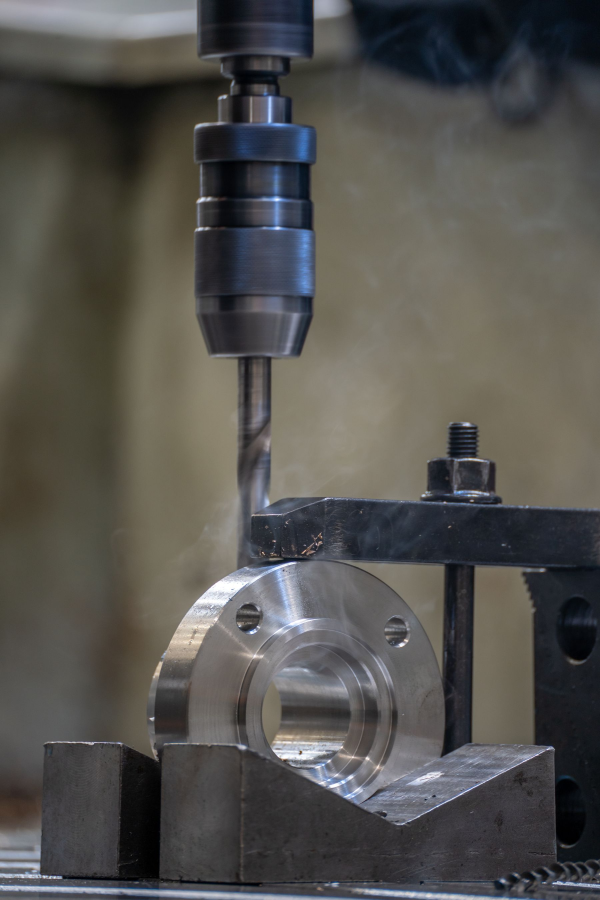
#> input picture outputs/cnc-sources/28752149.jpg, 1800 x 2700 px (shown at 1/3 size); its folder holds 4 pictures in this run
$ python optimize-page-images.py
#> lines starting #> are read from the running program, lines starting #| are printed output that depends on the picture
"""Build responsive WebP assets from the selected Pexels downloads (Pillow)."""
from pathlib import Path
from PIL import Image, ImageOps
import json

ROOT = Path(__file__).resolve().parent.parent
PHOTOS = [
    ('services-milling', '28752149', 'Connor Lucock', 'industrial-drilling-process-in-a-workshop'),
    ('services-prototype', '28929513', 'Connor Lucock', 'industrial-lathe-machine-in-action'),
    ('services-production', '28752153', 'Connor Lucock', 'close-up-of-precision-machined-metal-parts'),
    ('capabilities-tooling', '50691', 'Pixabay', 'brass-and-stainless-steel-metal-tool'),
    ('about-cnc', '10406128', 'Daniel Smyth', 'close-up-photo-of-metal-tool'),
]
target = ROOT / 'assets/images/page_images'
target.mkdir(parents=True, exist_ok=True)
report = []
for name, photo_id, author, slug in PHOTOS:
    source = ROOT / f'outputs/cnc-sources/{photo_id}.jpg'
    with Image.open(source) as original:
#> original is the input picture: PIL image 1800x2700 RGB; mean R, G, B 83.8, 82.3, 78.8
        photo = ImageOps.exif_transpose(original).convert('RGB')
        variants = []
        for width in (480, 960, 1600):
            # Deliberate landscape crop shared by responsive candidates.
            resized = ImageOps.fit(photo, (width, width * 3 // 4), method=Image.Resampling.LANCZOS)
            output = target / f'{name}-{width}.webp'
            resized.save(output, 'WEBP', quality=78, method=6)
            variants.append({'file': output.name, 'bytes': output.stat().st_size, 'width': resized.width, 'height': resized.height})
#> this loop made 3 passes
#> pass 1, `resized = ImageOps.fit(photo, (width, width * 3 // 4), method=Image.Re..`:
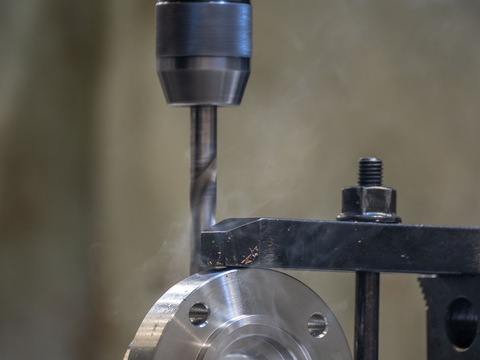
#> resized: PIL image 480x360 RGB; mean R, G, B 97, 94, 86
#> after the loop, variants = 3 items
#> (the run stopped early here; a loop or call above may not have finished)
